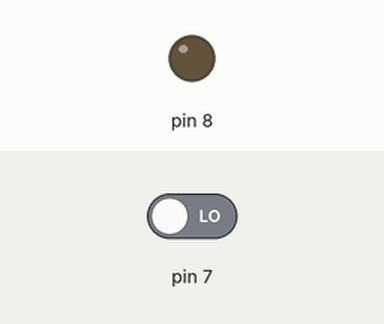
Simulated run of this sketch. Board: Arduino Uno, built with avr-gcc and run on an emulated ATmega328P. Shown: output pins drawn as LEDs (lit = HIGH). Inputs (shaded band) come from the test bench; at power-on: pin 7 LOW.

Above: at 1.2 s.
1.3 s: pin 7 driven HIGH
At 2.1 s:
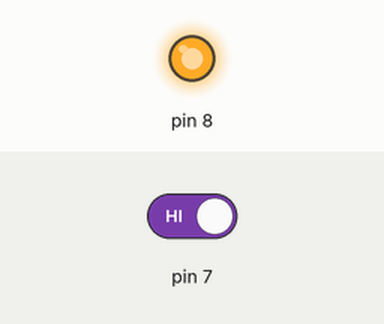
2.8 s: pin 7 driven LOW
At 3.3 s:
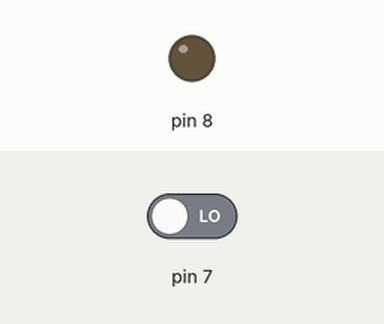
Timing chart, 0 to 5.8 s (numbered marks = the images above; inputs shaded):
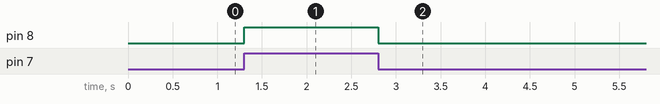

Measured:
- after the input at 1.3 s, pin 8: LOW → HIGH at once
- after the input at 2.8 s, pin 8: HIGH → LOW at once

The sketch:

exemplo_motor_dc_1.ino
```cpp
// Link para o circuito no tinkercard : https://www.tinkercad.com/things/8Im0YqlqjIb-exemplo-motor-dc-/editel?sharecode=XqbI3pTmkABP80U7kl9ps9fBdXByUY8D5o6MXlUGCnA
int funcionar;

void setup()
{
  pinMode(8, OUTPUT);
  pinMode(7, INPUT);
}

void loop()
{
  funcionar=digitalRead(7);
  if(funcionar==1){
  	digitalWrite(8, HIGH);
  }
  else{
    digitalWrite(8,LOW);
  }
}
```
